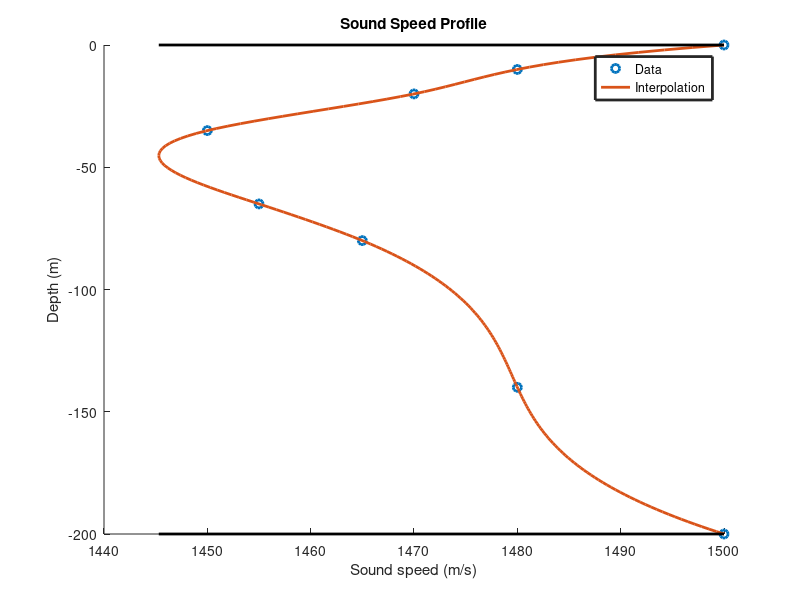

Write the MATLAB code that produced this figure. (Note: this script raises an error after producing the figure.)
clear all; close all;
%%%%%%%%%%%%%%%%%%%%%%%%%%%%%%%%%%%%%%%%%%%%%%%%%%%%%%%%%%%%%%%%%%%%%%%%
%% %%%%%%% Parameters %%%%%%%%%%%%%%%%%%%%%%%%%%%%%%%%%%%%%%%%%%%%%%%%%%
%%%%%%%%%%%%%%%%%%%%%%%%%%%%%%%%%%%%%%%%%%%%%%%%%%%%%%%%%%%%%%%%%%%%%%%%
tic

Z_src = -35;    % Source depth
REC_r = 4000;   % Receiver distance
REC_z = -40;    % Receiver depth
width = 10;     % Receiver width
f     = 1000;   % Frequency
theta_aperture = 90;  % Aperture angle (in degree)
num_rays = 1000; % Number of rays to plot

surface_z = 0;  % Surface location
H = -200;       % Depth
W = 4500;       % Maximum range

rho_air   = 1.225; % air density
rho_water = 1028;  % water density
rho_sand  = 1850;  % sand density

% Updated sound speed profile
depths   = [   0,  -10,  -20,  -35,  -65,  -80, -140, -200];
c_values = [1500, 1480, 1470, 1450, 1455, 1465, 1480, 1500]; %[1500, 1480, 1470, 1450, 1440, 1435, 1420, 1450];
c = @(z) interp1(depths, c_values, z, 'spline'); % Interpolated sound speed function
dt = 0.001;         % Time step
absorption = (3.3e-3 + (0.11*f^2)/(1+f^2) + (44*f^2)/(4100+f^2) +3e-4*f^2)*1e-3; % Absorption (dB per meter)

% Initialize intensity range for color mapping
log_intensity_min = inf;
log_intensity_max = -inf;

% Initialize rays vector
rays_r = cell(1, num_rays);
rays_z = cell(1, num_rays);
nbr_reflexion = zeros(1,num_rays);
rays_log_intensity = cell(1, num_rays);
theta_values = linspace(-theta_aperture/2, theta_aperture/2, num_rays);

figure;
hold on;
plot(c_values, depths, 'o', 'LineWidth', 2);
plot(c(linspace(0, H, 200)), linspace(0, H, 200), 'LineWidth', 2); 
% Plot surface and bottom
plot([min(c(linspace(0, H, 200))), max(c(linspace(0, H, 200)))], [surface_z, surface_z], 'k', 'LineWidth', 2);  % Surface
plot([min(c(linspace(0, H, 200))), max(c(linspace(0, H, 200)))], [H, H], 'k', 'LineWidth', 2);  % Bottom
xlabel('Sound speed (m/s)', 'LineWidth', 2);
ylabel('Depth (m)', 'LineWidth', 2);
title('Sound Speed Profile', 'LineWidth', 2);
legend('Data', 'Interpolation', 'LineWidth', 2);
hold off;

fprintf('----- Parameters : %.2f s -----\n', toc);
%%%%%%%%%%%%%%%%%%%%%%%%%%%%%%%%%%%%%%%%%%%%%%%%%%%%%%%%%%%%%%%%%%%%%%%%
%% %%%%%%% Ray %%%%%%%%%%%%%%%%%%%%%%%%%%%%%%%%%%%%%%%%%%%%%%%%%%%%%%%%%
%%%%%%%%%%%%%%%%%%%%%%%%%%%%%%%%%%%%%%%%%%%%%%%%%%%%%%%%%%%%%%%%%%%%%%%%
tic

% Plot rays and compute intensities
for i = 1:num_rays          % For each rays
    theta = theta_values(i); % Initial angle at the source
    [rays_r{i}, rays_z{i}, rays_log_intensity{i}, nbr_reflexion(i)] = ray_trace(theta, Z_src, H, c, W, absorption, dt);
    log_intensity_min = min(log_intensity_min, min(rays_log_intensity{i}));
    log_intensity_max = max(log_intensity_max, max(rays_log_intensity{i}));
end

% Rays arriving on the receiver
[i_ray, delay_t, delay_i] = Cross_receiver(rays_r, rays_z, rays_log_intensity, REC_r , REC_z, width, num_rays, dt, nbr_reflexion);

fprintf('----- Computing rays : %.2f s -----\n', toc);
%%%%%%%%%%%%%%%%%%%%%%%%%%%%%%%%%%%%%%%%%%%%%%%%%%%%%%%%%%%%%%%%%%%%%%%%
%% %%%%%%% Plot %%%%%%%%%%%%%%%%%%%%%%%%%%%%%%%%%%%%%%%%%%%%%%%%%%%%%%%%
%%%%%%%%%%%%%%%%%%%%%%%%%%%%%%%%%%%%%%%%%%%%%%%%%%%%%%%%%%%%%%%%%%%%%%%%
tic

% Plot setup
figure;
hold on;
xlabel('Range (m)');
ylabel('Depth (m)');
title('Rac SSP receiver');
axis([0 W H surface_z]);

% Plot surface and bottom
plot([0, W], [surface_z, surface_z], 'k', 'LineWidth', 2);  % Surface
plot([0, W], [H, H], 'k', 'LineWidth', 2);  % Bottom
plot([REC_r; REC_r], [REC_z; REC_z+width], 'r', 'LineWidth', 4);  % Receiver
% Color mapping based on log intensity
colormap('gray');
JET = gray(256);
j=0;
% % for i = 1:num_rays
% %     r = rays_r{i};
% %     z = rays_z{i};
% %     log_intensity = rays_log_intensity{i};
% %     j=j+1;
% %     %color_idx = 256 - floor((delay_i(j) - min(delay_i)) / (max(delay_i) - min(delay_i)) * 255);
% %     %color = JET(color_idx, :);  % Get color from colormap based on log intensity
% %     line(r, z);%, 'Color', color);  % Apply color to line
% % end

for i = i_ray
    r = rays_r{i};
    z = rays_z{i};
    log_intensity = rays_log_intensity{i};
    j=j+1;
    color_idx = 256 - floor((delay_i(j) - min(delay_i)) / (max(delay_i) - min(delay_i)) * 255);
    color = JET(color_idx, :);  % Get color from colormap based on log intensity
    line(r, z, 'Color', color);  % Apply color to line
end



% Add color bar for intensity
%caxis([min(delay_i), max(delay_i)]);
colorbar;
ylabel(colorbar, 'Log Intensity');

hold off;


Delay_color = floor((nbr_reflexion(i_ray) - min(nbr_reflexion(i_ray))) / (max(nbr_reflexion(i_ray)) - min(nbr_reflexion(i_ray))) * 255) + 1;
figure;
hold on;
for i = 1:length(delay_t)
    plot(delay_t(i), delay_i(i), 'o', 'Color', JET(Delay_color(i), :), 'MarkerSize', 8, 'LineWidth', 2);
end
hold off;




fprintf('----- Receiver : %.2f s -----\n', toc);

%%%%%%%%%%%%%%%%%%%%%%%%%%%%%%%%%%%%%%%%%%%%%%%%%%%%%%%%%%%%%%%%%%%%%%%%
%% %%%%%%% Functions %%%%%%%%%%%%%%%%%%%%%%%%%%%%%%%%%%%%%%%%%%%%%%%%%%%
%%%%%%%%%%%%%%%%%%%%%%%%%%%%%%%%%%%%%%%%%%%%%%%%%%%%%%%%%%%%%%%%%%%%%%%%
function [r, z, log_intensity, nbr_reflexion] = ray_trace(theta, Z_src, H, c, W, absorption, dt)
    MAX_STEP = floor(W/(c(Z_src)*dt) * 1.5); % Estimation of the max number of increments with theta_aperture < 90
    r = zeros(1,MAX_STEP);
    z = zeros(1,MAX_STEP);
    intensity = zeros(1,MAX_STEP);

    % Initialize the ray path and intensity
    r(1:2) = [    0,         c(Z_src)*cosd(theta)*dt];
    z(1:2) = [Z_src, Z_src + c(Z_src)*sind(theta)*dt];
    intensity(1:2) = [1, 10^(-absorption * c(z(end))*dt / 10)];
    count_ref = 0;
    i = 2;
    while (r(end) < W && i < MAX_STEP)  % While the ray is in the rectangle
        
        % Actual conditions
        last_c    = c(z(i-1)); % Sound speed at last depth
        current_c = c(z(i  )); % Sound speed at current depth

        if abs((current_c/last_c)*cosd(theta)) < 1 % total transmission 
            theta = sign(theta)*acosd((current_c/last_c)*cosd(theta));
        else % total reflexion
            theta = -sign(theta)*acosd((last_c/current_c)*cosd(theta));
        end
        
        % Calculate increments in r and z
        dr = current_c * cosd(theta) * dt;
        dz = current_c * sind(theta) * dt;
        
        % Check for reflection
        if z(i) + dz > 0          % on surface
            r(i+1:i+2) = [r(i) - z(i)/tand(theta), r(i) + dr ];
            z(i+1:i+2) = [0, -(z(i) + dz)];
            theta=-theta;
            intensity_ref = intensity(i) * 10^(-absorption * c(z(i))*dt / 10);
            intensity(i+1:i+2) = [intensity_ref, intensity_ref];
            count_ref = count_ref + 1;
            i=i+2;

        elseif z(i) + dz < H      % on bottom
            r(i+1:i+2) = [r(i) + (H-z(i))/tand(theta), r(i) + dr ];
            z(i+1:i+2) = [H, -(z(i)+dz) + 2*H];
            theta=-theta;
            intensity_ref = intensity(i) * 10^(-absorption * c(z(i))*dt / 10);
            intensity(i+1:i+2) = [intensity_ref, intensity_ref];
            count_ref = count_ref + 1;
            i=i+2;

        else    % Nominal case
            r(i+1) = r(i) + dr;
            z(i+1) = z(i) + dz;
            intensity(i+1) = intensity(i) * 10^(-absorption * c(z(i))*dt / 10);
            i=i+1;
        end

    end
    log_intensity = log10(intensity);
    nbr_reflexion = count_ref;
end


function [i_ray, delay_t, delay_i] = Cross_receiver(rays_r, rays_z, rays_log_intensity, REC_r , REC_z, width, num_rays, dt, nbr_reflexion)
    i_ray = [];
    delay_t = [];
    delay_i = [];
    for i = 1:num_rays
        for j = 1:length(rays_r{1,i})-1
            if (rays_r{1,i}(j) < REC_r) && (rays_r{1,i}(j+1) > REC_r)
                A = (rays_z{1,i}(j+1)-rays_z{1,i}(j))/(rays_r{1,i}(j+1)-rays_r{1,i}(j));
                B = rays_z{1,i}(j) - A*rays_r{1,i}(j);
                f_REC_r = A*REC_r + B;
                if (f_REC_r > REC_z) && (f_REC_r < REC_z+width)
                    i_ray = [i_ray, i];
                    delay_t = [delay_t, dt*(j - nbr_reflexion(i))];
                    delay_i = [delay_i, rays_log_intensity{1,i}(j)];
                end
            end
        end
    end
end

